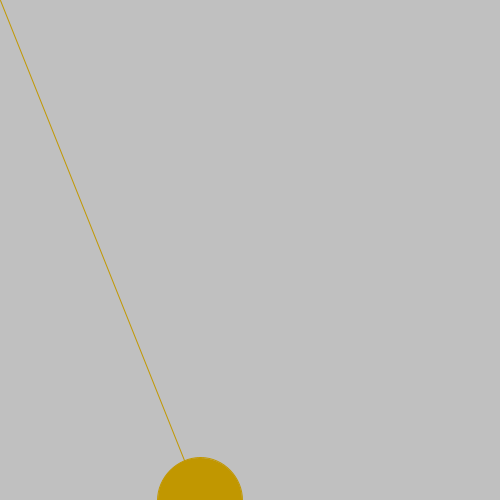
Frame 1 (no input)
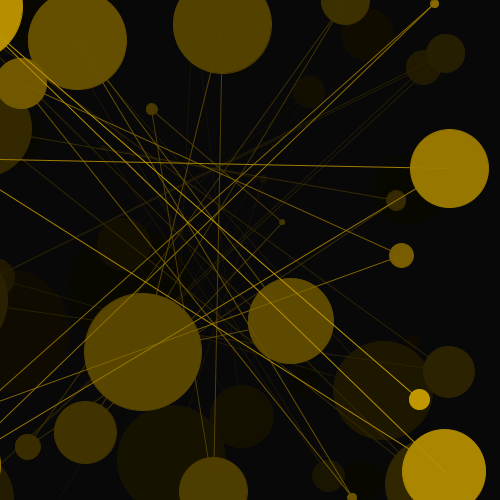
Frame 60 (the mouse pressed at the canvas centre just before this capture)
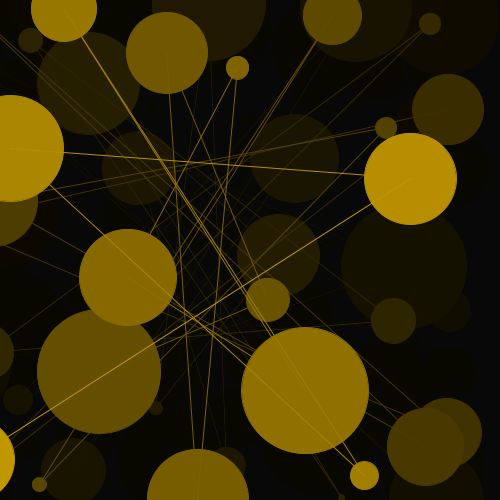
Frame 120 (the mouse held since frame 60 and released just before this capture)

The Processing sketch that drew these frames (run headless with seeded random() and noise(); from frame 60 on, the mouse is pressed at the canvas centre):

// Processing sketch: processing_70464
// ── processing_70464.pde

float rad  = 150;
float angle = 0;
float px, py;
float A, B;

void setup()
{
  size(500, 500);
  smooth();
  A = 3;
  B = 4;
  
}
 
void draw()
{
  noStroke();
  fill(0, 15);
  rect(0, 0, width, height);
  float d=random(0,130);
 
  stroke(#c19700);
//     if (px < 0) {8
     float x = 200+sin(100*angle) * 250;
     float y = height/2 + cos(500*angle) * 250;
     line(x, y, px, py);
     angle += 0.03;
     px=x;
     py=y;
     fill(#c19700);
     ellipse(x,y,d,d);
  
 
 
  //fill(255);

 
 
 
}
